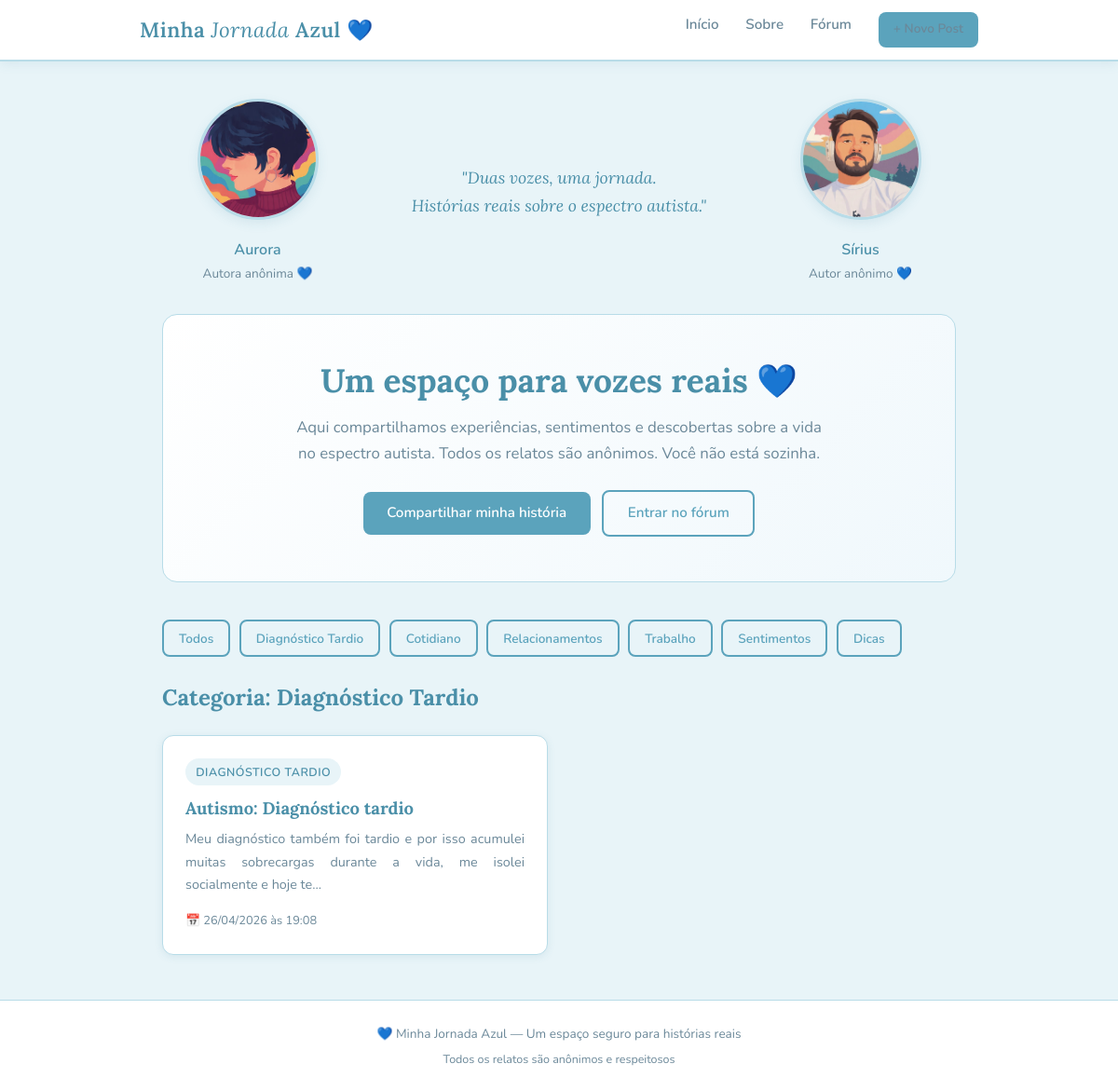
Screenshot of /categoria/Diagnóstico Tardio with the database file from the repository.
### tables this page shows
CREATE TABLE posts (
            id INTEGER PRIMARY KEY AUTOINCREMENT,
            titulo TEXT NOT NULL,
            conteudo TEXT NOT NULL,
            categoria TEXT NOT NULL,
            data_criacao TEXT NOT NULL
        );

### app.py (the view)
@app.route('/categoria/<categoria>')
def por_categoria(categoria):
    conn = get_db()
    posts = conn.execute(
        'SELECT * FROM posts WHERE categoria = ? ORDER BY id DESC', (categoria,)
    ).fetchall()
    conn.close()
    return render_template('index.html', posts=posts, categoria_atual=categoria)

### app.py (called while the page is built)
def get_db():
    conn = sqlite3.connect('database.db')
    conn.row_factory = sqlite3.Row  # Permite acessar colunas pelo nome
    return conn

### templates/index.html (shortened to what this page needs)
{% extends 'base.html' %}
{% block conteudo %}
<div style="display: flex; justify-content: space-between; align-items: center; margin-bottom: 2rem; gap: 1rem; flex-wrap: wrap;">
    <div style="text-align: center; flex: 1; min-width: 140px;">
        <img src="{{ url_for('static', filename='caricatura_Aurora.jpg') }}"
             alt="Aurora"
             style="width: 130px; height: 130px; border-radius: 50%; border: 3px solid var(--azul-medio); object-fit: cover; box-shadow: 0 4px 12px var(--sombra);">
        <p style="margin-top: 0.6rem; font-weight: 600; color: var(--azul-escuro); font-size: 1rem;">Aurora</p>
        <p style="font-size: 0.85rem; color: var(--texto-suave);">Autora anônima 💙</p>
    </div>
    <div style="text-align: center; flex: 2; min-width: 200px;">
        <p style="font-family: 'Lora', serif; font-size: 1.1rem; color: var(--azul-escuro); font-style: italic;">
            "Duas vozes, uma jornada.<br>Histórias reais sobre o espectro autista."
        </p>
    </div>
    <div style="text-align: center; flex: 1; min-width: 140px;">
        <img src="{{ url_for('static', filename='caricatura_Sírius.jpg') }}"
             alt="Sírius"
             style="width: 130px; height: 130px; border-radius: 50%; border: 3px solid var(--azul-medio); object-fit: cover; box-shadow: 0 4px 12px var(--sombra);">
        <p style="margin-top: 0.6rem; font-weight: 600; color: var(--azul-escuro); font-size: 1rem;">Sírius</p>
        <p style="font-size: 0.85rem; color: var(--texto-suave);">Autor anônimo 💙</p>
    </div>
</div>
<div class="hero">
    <h1>Um espaço para vozes reais 💙</h1>
    <p>
        Aqui compartilhamos experiências, sentimentos e descobertas sobre a vida no espectro autista.
        Todos os relatos são anônimos. Você não está sozinha.
    </p>
    <a href="{{ url_for('novo_post') }}" class="btn btn-primario">Compartilhar minha história</a>
    <a href="{{ url_for('forum') }}" class="btn btn-secundario">Entrar no fórum</a>
</div>
<div style="margin-bottom: 1.5rem; display: flex; gap: 0.6rem; flex-wrap: wrap;">
    <a href="{{ url_for('index') }}" class="btn btn-secundario" style="padding: 0.4rem 1rem; font-size: 0.85rem;">Todos</a>
    {% for cat in ['Diagnóstico Tardio', 'Cotidiano', 'Relacionamentos', 'Trabalho', 'Sentimentos', 'Dicas'] %}
        <a href="{{ url_for('por_categoria', categoria=cat) }}"
           class="btn btn-secundario"
           style="padding: 0.4rem 1rem; font-size: 0.85rem;">{{ cat }}</a>
    {% endfor %}
</div>
{% if categoria_atual is defined and categoria_atual %}
    <h2 style="font-family: 'Lora', serif; color: var(--azul-escuro); margin-bottom: 1.2rem;">
        Categoria: {{ categoria_atual }}
    </h2>
{% else %}
    <h2 style="font-family: 'Lora', serif; color: var(--azul-escuro); margin-bottom: 1.2rem;">
        Histórias recentes
    </h2>
{% endif %}
{% if posts %}
    <div class="grid-posts">
        {% for post in posts %}
        <div class="card">
            <span class="card-categoria">{{ post['categoria'] }}</span>
            <h2>
                <a href="{{ url_for('ver_post', post_id=post['id']) }}">
                    {{ post['titulo'] }}
                </a>
            </h2>
            <p>{{ post['conteudo'][:120] }}{% if post['conteudo']|length > 120 %}...{% endif %}</p>
            <span class="card-data">📅 {{ post['data_criacao'] }}</span>
        </div>
        {% endfor %}
    </div>
{% else %}
    <div class="vazio">
        <p>✨ Nenhum post ainda. Seja a primeira a compartilhar sua história!</p>
        <br>
        <a href="{{ url_for('novo_post') }}" class="btn btn-primario">Escrever agora</a>
    </div>
{% endif %}
{% endblock %}

### static/style.css (style rules this page uses)
:root { --azul-fundo: #e8f4f8; --azul-card: #f0f8fc; --azul-medio: #b8dce8; --azul-escuro: #4a8fa8; --azul-botao: #5ba3bc; --azul-hover: #3d7d94; --texto-principal:#2c3e50; --texto-suave: #6b8899; --branco: #ffffff; --sombra: rgba(74, 143, 168, 0.12); }
* { margin: 0; padding: 0; box-sizing: border-box; }
body { font-family: 'Nunito', sans-serif; background-color: var(--azul-fundo); color: var(--texto-principal); line-height: 1.7; font-size: 16px; text-align: justify; }
a { color: var(--azul-escuro); text-decoration: none; transition: color 0.2s; }
.hero { background: linear-gradient(135deg, var(--branco) 0%, var(--azul-card) 100%); border: 1px solid var(--azul-medio); border-radius: 16px; padding: 3rem 2.5rem; margin-bottom: 2.5rem; text-align: center; }
.hero h1 { font-family: 'Lora', serif; font-size: 2.2rem; color: var(--azul-escuro); margin-bottom: 0.8rem; line-height: 1.3; }
.hero p { color: var(--texto-suave); font-size: 1.05rem; max-width: 580px; margin: 0 auto 1.5rem; }
.grid-posts { display: grid; grid-template-columns: repeat(auto-fill, minmax(270px, 1fr)); gap: 1.5rem; margin-bottom: 2rem; }
.card { background: var(--branco); border: 1px solid var(--azul-medio); border-radius: 12px; padding: 1.5rem; transition: transform 0.2s, box-shadow 0.2s; box-shadow: 0 2px 8px var(--sombra); }
.card-categoria { display: inline-block; background: var(--azul-fundo); color: var(--azul-escuro); font-size: 0.78rem; font-weight: 600; padding: 0.25rem 0.7rem; border-radius: 20px; margin-bottom: 0.7rem; letter-spacing: 0.5px; text-transform: uppercase; }
.card h2 { font-family: 'Lora', serif; font-size: 1.15rem; color: var(--texto-principal); margin-bottom: 0.5rem; line-height: 1.4; }
.card p { font-size: 0.9rem; color: var(--texto-suave); margin-bottom: 1rem; }
.card-data { font-size: 0.8rem; color: var(--texto-suave); display: block; margin-top: auto; }
.btn { display: inline-block; padding: 0.65rem 1.6rem; border-radius: 8px; font-family: 'Nunito', sans-serif; font-weight: 600; font-size: 0.95rem; cursor: pointer; border: none; transition: all 0.2s; text-align: center; }
.btn-primario { background: var(--azul-botao); color: var(--branco); }
.btn-secundario { background: transparent; border: 2px solid var(--azul-botao); color: var(--azul-botao); }

### rows the page displays
posts: categoria "Diagnóstico Tardio", categoria "DIAGNÓSTICO TARDIO", titulo "Autismo: Diagnóstico tardio", conteudo "Meu diagnóstico também foi tardio e por isso acumulei muitas sobrecargas durante a vida, me isolei socialmente e hoje te", data_criacao "26/04/2026 às 19:08"

### other values shown
{{ cat }} "Diagnóstico Tardio" "Cotidiano" "Relacionamentos" "Trabalho" "Sentimentos" "Dicas"
